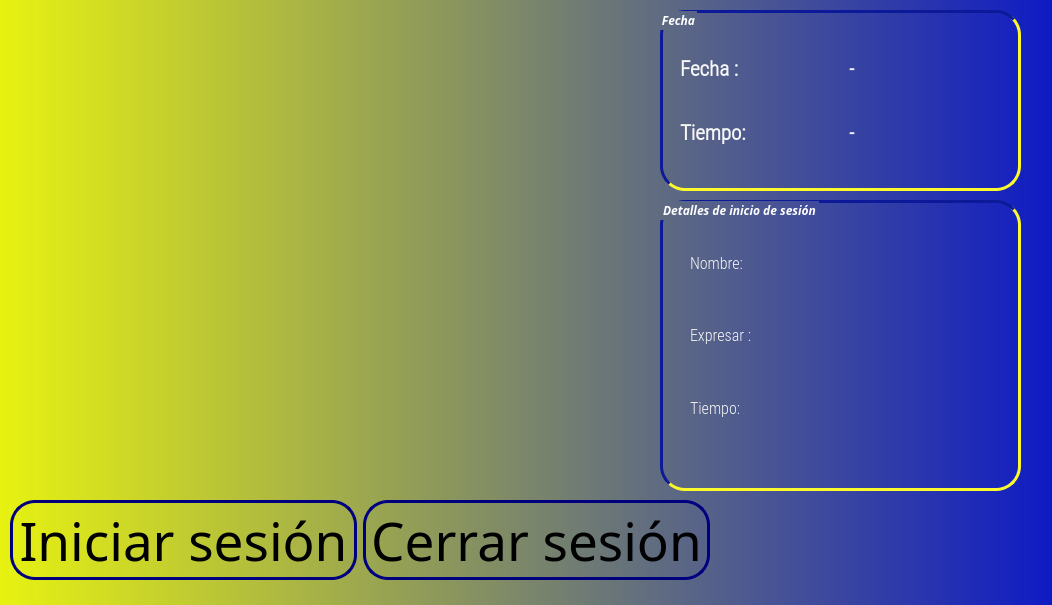
<?xml version="1.0" encoding="UTF-8"?>
<ui version="4.0">
 <class>OutputDialog</class>
 <widget class="QDialog" name="OutputDialog">
  <property name="geometry">
   <rect>
    <x>0</x>
    <y>0</y>
    <width>1052</width>
    <height>605</height>
   </rect>
  </property>
  <property name="sizePolicy">
   <sizepolicy hsizetype="Fixed" vsizetype="Fixed">
    <horstretch>0</horstretch>
    <verstretch>0</verstretch>
   </sizepolicy>
  </property>
  <property name="minimumSize">
   <size>
    <width>0</width>
    <height>0</height>
   </size>
  </property>
  <property name="maximumSize">
   <size>
    <width>1280</width>
    <height>720</height>
   </size>
  </property>
  <property name="font">
   <font>
    <family>Calibri</family>
    <weight>75</weight>
    <bold>true</bold>
   </font>
  </property>
  <property name="windowTitle">
   <string>Sistema de registro de reconocimiento facial INFRAVENZ</string>
  </property>
  <property name="windowIcon">
   <iconset>
    <normaloff>ico1n.jpg</normaloff>ico1n.jpg</iconset>
  </property>
  <property name="styleSheet">
   <string notr="true">QDialog{
background-color: qlineargradient(spread:pad, x1:0, y1:0, x2:1, y2:0, stop:0 rgba(231, 242, 17), stop:1 rgba(14, 26, 196));

}

QLabel{

	color: rgb(247, 247, 247);
}
QPushButton{

    border: 3px solid;
	border-color: rgb(0, 0, 127);
    border-radius: 25px;
}

QGroupBox{
    border: 3px solid;
    border-radius: 25px;
	border-left-color: rgb(12, 26, 153);
	border-right-color: rgb(252, 249, 45);
	border-top-color: rgb(12, 26, 153);
	border-bottom-color: rgb(252, 249, 45);

	color: white;
}

</string>
  </property>
  <widget class="QLabel" name="imgLabel">
   <property name="geometry">
    <rect>
     <x>20</x>
     <y>10</y>
     <width>640</width>
     <height>480</height>
    </rect>
   </property>
   <property name="minimumSize">
    <size>
     <width>4</width>
     <height>0</height>
    </size>
   </property>
   <property name="maximumSize">
    <size>
     <width>640</width>
     <height>480</height>
    </size>
   </property>
   <property name="font">
    <font>
     <family>HP Simplified</family>
     <weight>75</weight>
     <italic>true</italic>
     <bold>true</bold>
    </font>
   </property>
   <property name="text">
    <string/>
   </property>
  </widget>
  <widget class="QWidget" name="horizontalLayoutWidget">
   <property name="geometry">
    <rect>
     <x>10</x>
     <y>500</y>
     <width>700</width>
     <height>80</height>
    </rect>
   </property>
   <layout class="QHBoxLayout" name="horizontalLayout">
    <item>
     <widget class="QPushButton" name="ClockInButton">
      <property name="sizePolicy">
       <sizepolicy hsizetype="Minimum" vsizetype="Fixed">
        <horstretch>0</horstretch>
        <verstretch>0</verstretch>
       </sizepolicy>
      </property>
      <property name="maximumSize">
       <size>
        <width>400</width>
        <height>600</height>
       </size>
      </property>
      <property name="font">
       <font>
        <family>Playbill</family>
        <pointsize>40</pointsize>
        <weight>50</weight>
        <bold>false</bold>
        <underline>false</underline>
       </font>
      </property>
      <property name="text">
       <string>Iniciar sesión</string>
      </property>
      <property name="icon">
       <iconset>
        <normaloff>profesor.png</normaloff>profesor.png</iconset>
      </property>
      <property name="iconSize">
       <size>
        <width>50</width>
        <height>50</height>
       </size>
      </property>
      <property name="shortcut">
       <string/>
      </property>
      <property name="checkable">
       <bool>true</bool>
      </property>
      <property name="autoRepeatInterval">
       <number>100</number>
      </property>
     </widget>
    </item>
    <item>
     <widget class="QPushButton" name="ClockOutButton">
      <property name="maximumSize">
       <size>
        <width>400</width>
        <height>600</height>
       </size>
      </property>
      <property name="font">
       <font>
        <family>Playbill</family>
        <pointsize>40</pointsize>
        <weight>50</weight>
        <bold>false</bold>
       </font>
      </property>
      <property name="text">
       <string>Cerrar sesión</string>
      </property>
      <property name="icon">
       <iconset>
        <normaloff>salida.png</normaloff>salida.png</iconset>
      </property>
      <property name="iconSize">
       <size>
        <width>50</width>
        <height>50</height>
       </size>
      </property>
      <property name="checkable">
       <bool>true</bool>
      </property>
     </widget>
    </item>
   </layout>
  </widget>
  <widget class="QGroupBox" name="groupBox">
   <property name="geometry">
    <rect>
     <x>660</x>
     <y>200</y>
     <width>361</width>
     <height>291</height>
    </rect>
   </property>
   <property name="font">
    <font>
     <family>HP Simplified</family>
     <pointsize>9</pointsize>
     <weight>75</weight>
     <italic>true</italic>
     <bold>true</bold>
    </font>
   </property>
   <property name="title">
    <string>Detalles de inicio de sesión</string>
   </property>
   <property name="flat">
    <bool>false</bool>
   </property>
   <widget class="QWidget" name="verticalLayoutWidget">
    <property name="geometry">
     <rect>
      <x>30</x>
      <y>30</y>
      <width>110</width>
      <height>211</height>
     </rect>
    </property>
    <layout class="QVBoxLayout" name="verticalLayout">
     <item>
      <widget class="QLabel" name="label_3">
       <property name="font">
        <font>
         <family>Roboto Condensed Light</family>
         <pointsize>12</pointsize>
         <weight>50</weight>
         <bold>false</bold>
        </font>
       </property>
       <property name="text">
        <string>Nombre: </string>
       </property>
      </widget>
     </item>
     <item>
      <widget class="QLabel" name="label_4">
       <property name="font">
        <font>
         <family>Roboto Condensed Light</family>
         <pointsize>12</pointsize>
         <weight>50</weight>
         <bold>false</bold>
        </font>
       </property>
       <property name="text">
        <string>Expresar :</string>
       </property>
      </widget>
     </item>
     <item>
      <widget class="QLabel" name="label_5">
       <property name="font">
        <font>
         <family>Roboto Condensed Light</family>
         <pointsize>12</pointsize>
         <weight>50</weight>
         <bold>false</bold>
        </font>
       </property>
       <property name="text">
        <string>Tiempo: </string>
       </property>
      </widget>
     </item>
    </layout>
   </widget>
   <widget class="QWidget" name="verticalLayoutWidget_2">
    <property name="geometry">
     <rect>
      <x>120</x>
      <y>30</y>
      <width>221</width>
      <height>211</height>
     </rect>
    </property>
    <layout class="QVBoxLayout" name="verticalLayout_2">
     <item>
      <widget class="QLabel" name="NameLabel">
       <property name="font">
        <font>
         <family>Roboto Condensed Light</family>
         <pointsize>12</pointsize>
         <weight>50</weight>
         <bold>false</bold>
        </font>
       </property>
       <property name="text">
        <string/>
       </property>
      </widget>
     </item>
     <item>
      <widget class="QLabel" name="StatusLabel">
       <property name="font">
        <font>
         <family>Roboto Condensed Light</family>
         <pointsize>12</pointsize>
         <weight>50</weight>
         <bold>false</bold>
        </font>
       </property>
       <property name="text">
        <string/>
       </property>
      </widget>
     </item>
     <item>
      <layout class="QHBoxLayout" name="horizontalLayout_2">
       <item>
        <widget class="QLabel" name="HoursLabel">
         <property name="font">
          <font>
           <family>Roboto Condensed Light</family>
           <pointsize>12</pointsize>
           <weight>50</weight>
           <bold>false</bold>
          </font>
         </property>
         <property name="text">
          <string/>
         </property>
        </widget>
       </item>
       <item>
        <widget class="QLabel" name="MinLabel">
         <property name="font">
          <font>
           <family>Roboto Condensed Light</family>
           <pointsize>12</pointsize>
           <weight>50</weight>
           <bold>false</bold>
          </font>
         </property>
         <property name="text">
          <string/>
         </property>
        </widget>
       </item>
      </layout>
     </item>
    </layout>
   </widget>
  </widget>
  <widget class="QGroupBox" name="groupBox2">
   <property name="geometry">
    <rect>
     <x>660</x>
     <y>10</y>
     <width>361</width>
     <height>181</height>
    </rect>
   </property>
   <property name="font">
    <font>
     <family>HP Simplified</family>
     <pointsize>9</pointsize>
     <weight>75</weight>
     <italic>true</italic>
     <bold>true</bold>
    </font>
   </property>
   <property name="title">
    <string>Fecha</string>
   </property>
   <property name="flat">
    <bool>false</bool>
   </property>
   <widget class="QWidget" name="gridLayoutWidget">
    <property name="geometry">
     <rect>
      <x>20</x>
      <y>30</y>
      <width>331</width>
      <height>121</height>
     </rect>
    </property>
    <layout class="QGridLayout" name="gridLayout_2">
     <item row="1" column="1">
      <widget class="QLabel" name="Time_Label">
       <property name="font">
        <font>
         <family>Roboto Condensed Light</family>
         <pointsize>15</pointsize>
         <weight>75</weight>
         <bold>true</bold>
        </font>
       </property>
       <property name="text">
        <string>-</string>
       </property>
      </widget>
     </item>
     <item row="0" column="1">
      <widget class="QLabel" name="Date_Label">
       <property name="font">
        <font>
         <family>Roboto Condensed Light</family>
         <pointsize>15</pointsize>
         <weight>75</weight>
         <bold>true</bold>
        </font>
       </property>
       <property name="text">
        <string>-</string>
       </property>
      </widget>
     </item>
     <item row="0" column="0">
      <widget class="QLabel" name="label">
       <property name="font">
        <font>
         <family>Roboto Condensed Light</family>
         <pointsize>16</pointsize>
         <weight>75</weight>
         <bold>true</bold>
        </font>
       </property>
       <property name="text">
        <string>Fecha :</string>
       </property>
      </widget>
     </item>
     <item row="1" column="0">
      <widget class="QLabel" name="label_2">
       <property name="font">
        <font>
         <family>Roboto Condensed Light</family>
         <pointsize>16</pointsize>
         <weight>75</weight>
         <bold>true</bold>
        </font>
       </property>
       <property name="text">
        <string>Tiempo:</string>
       </property>
      </widget>
     </item>
    </layout>
   </widget>
  </widget>
 </widget>
 <resources>
  <include location="resource.qrc"/>
 </resources>
 <connections/>
</ui>
